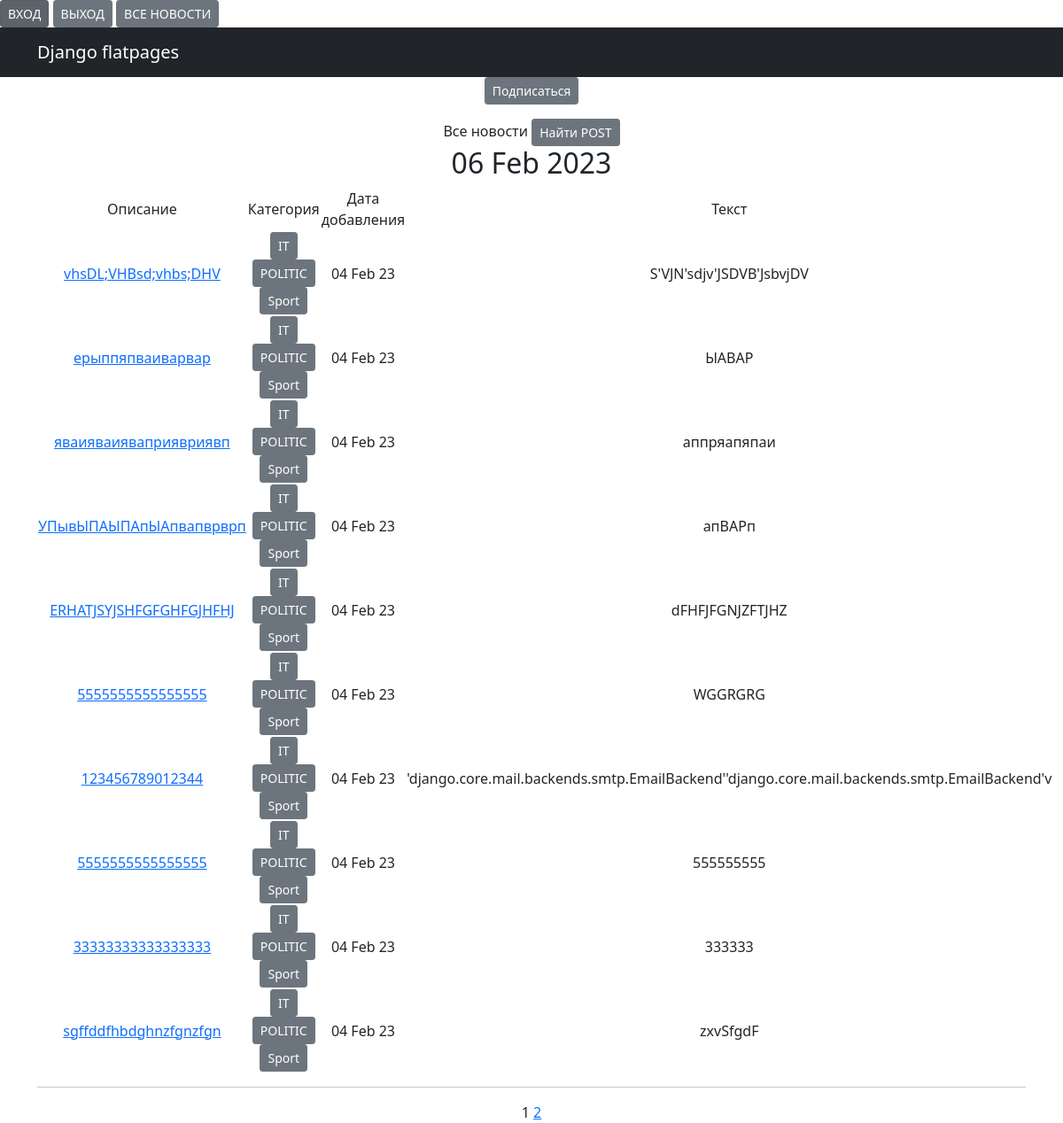
Page /news/categories/2 on the earlier database version.
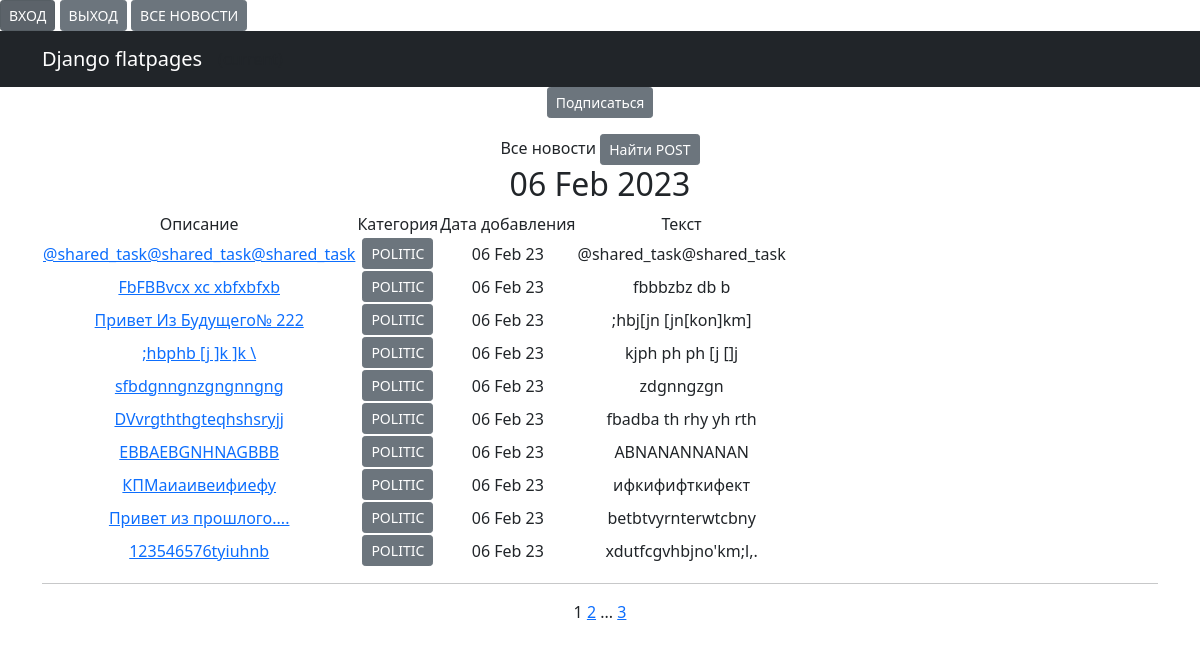
Same page on the later database version.
### news/models.py (models this page shows, shortened)
class Post(models.Model):
    author = models.ForeignKey(Author, on_delete=models.CASCADE, verbose_name="Автор")
    NEWS = "NW"
    ARTICLE = "AT"
    CATEGORY_CHOICES = (
        (NEWS, 'НОВОСТЬ'),
        (ARTICLE, 'СТАТЬЯ'),
    )
    categoryType = models.CharField(max_length=2, choices=CATEGORY_CHOICES, default=ARTICLE,
                                    verbose_name="Категория Публикации")
    dataCreation = models.DateTimeField(auto_now_add=True, verbose_name="Дата публикации")
    category = models.ManyToManyField(Category, through='PostCategory', verbose_name="Тип Поста")
    title = models.CharField(max_length=128, verbose_name="Заголовок")
    text = models.TextField(verbose_name=' ТЕКСТ')
    rating = models.SmallIntegerField(default=0, verbose_name="Рейтинг")
    def __str__(self):
        return f'{self.category, self.categoryType}'

class Category(models.Model):
    name = models.CharField(max_length=64, unique=True)
    subscribers = models.ManyToManyField(User, related_name='categories')
    def __str__(self):
        return f'{self.name}'

### news/views.py (the view)
# urls.py: path('categories/<int:pk>', CategoryListView.as_view(), name='category_list'),
class CategoryListView(NewsList):
    model = Post
    template_name = 'category_list.html'
    context_object_name = 'category_news_list'
    def get_queryset(self):
        self.category = get_object_or_404(Category, id=self.kwargs['pk'])
        queryset = Post.objects.filter(category=self.category).order_by('-dataCreation')
        return queryset
    def get_context_data(self, **kwargs):
        context = super().get_context_data(**kwargs)
        context['is_not_subscriber'] = self.request.user not in self.category.subscribers.all()
        print(f'{context = }')
        context['categories'] = self.category
        return context

### news/templatetags/custom_filters.py (called while the page is built)
@register.filter()
def censor(value):
    ban_words = ['fuck', 'хер']
    if not isinstance(value, str):
        raise TypeError(f"unresolved type'{type(value)}' expected type 'str")
    for word in value.split():
        if word.lower() in ban_words:
            value = value.replace(word, f'{word[0]}{"*"*(len(word)-1)}')
    return value

### news/templatetags/custom_tags.py (called while the page is built)
@register.simple_tag()
def current_time(format_string='%b %d %Y'):
    return datetime.utcnow().strftime(format_string)

### news/views.py (called while the page is built)
    def get_context_data(self, **kwargs):
        context = super().get_context_data(**kwargs)
        context['time_now'] = datetime.utcnow()
        context['next_sale'] = None
        return context

### news/templates/category_list.html (shortened to what this page needs)
{% extends 'flatpages/default.html' %}
{% load custom_filters %}
{% load custom_tags %}
{% block content %}
{% if is_not_subscriber %}
        <p class="text-center"><a href="{% url 'subscribe' categories.id %}"class="btn btn-secondary btn-sm">Подписаться</a></p><a
    {% endif %}
<h1>Все новости</h1>
    {% if category_news_list %}
            <a href="{% url 'search' %}"class="btn btn-secondary btn-sm">Найти POST</a>
        <h2>{% current_time '%d %b %Y' %}</h2>
<table>
    <tr>
        <td>Описание</td>
        <td> Категория</td>
        <td>Дата добавления</td>
        <td>Текст</td>
    <tr>
        {% for new in category_news_list %}
    <tr>
        <td>
            <a href="{% url 'new' new.id %}">{{ new.title|censor }}</a>
        </td>
        <td>
            {% for category in new.category.all %}
                <a href="{% url 'category_list' category.id %}" class="btn btn-secondary btn-sm">{{ category }}</a>
            {% endfor %}
        </td>
        <td>{{ new.dataCreation|date:'d M y ' }}</td>
        <td>{{ new.text|truncatewords:20|censor}}</td>
        <td>
        </td>
        {% endfor %}
</table>
<hr>
    {% else %}
    <h2>Новостей нет!</h2>
    {% endif %}
{{ page_obj.number }}
{% if page_obj.has_next %}
<a href="?page={{ page_obj.next_page_number }}">{{ page_obj.next_page_number }}</a>
{% if paginator.num_pages != page_obj.next_page_number %}
...
<a href="?page={{ page_obj.paginator.num_pages }}">{{ page_obj.paginator.num_pages }}</a>
{% endif %}
{% endif %}
{% endblock content %}

Differences in the rows shown:
removed Post: title|censor "vhsDL;VHBsd;vhbs;DHV", dataCreation "04 Feb 23", text|censor "S'VJN'sdjv'JSDVB'JsbvjDV", Category (name "POLITIC")
no longer on this page (row unchanged): Category: name "IT"
no longer on this page (row unchanged): Category: name "Sport"
removed Post: title|censor "ерыппяпваиварвар", dataCreation "04 Feb 23", text|censor "ЫАВАР", Category (name "POLITIC")
removed Post: title|censor "яваияваияваприявриявп", dataCreation "04 Feb 23", text|censor "аппряапяпаи", Category (name "POLITIC")
no longer on this page (row unchanged): Post: title|censor "УПывЫПАЫПАпЫАпвапврврп", dataCreation "04 Feb 23", text|censor "апВАРп", Category (name "POLITIC")
no longer on this page (row unchanged): Post: title|censor "ERHATJSYJSHFGFGHFGJHFHJ", dataCreation "04 Feb 23", text|censor "dFHFJFGNJZFTJHZ", Category (name "POLITIC")
no longer on this page (row unchanged): Post: title|censor "5555555555555555", dataCreation "04 Feb 23", text|censor "WGGRGRG", Category (name "POLITIC")
no longer on this page (row unchanged): Post: title|censor "123456789012344", dataCreation "04 Feb 23", text|censor "'django.core.mail.backends.smtp.EmailBackend''django.core.mail.backends.smtp.EmailBackend'v", Category (name "POLITIC")
no longer on this page (row unchanged): Post: title|censor "5555555555555555", dataCreation "04 Feb 23", text|censor "555555555", Category (name "POLITIC")
no longer on this page (row unchanged): Post: title|censor "33333333333333333", dataCreation "04 Feb 23", text|censor "333333", Category (name "POLITIC")
no longer on this page (row unchanged): Post: title|censor "sgffddfhbdghnzfgnzfgn", dataCreation "04 Feb 23", text|censor "zxvSfgdF", Category (name "POLITIC")
added Post: title|censor "@shared_task@shared_task@shared_task", dataCreation "06 Feb 23", text|censor "@shared_task@shared_task", Category (name "POLITIC")
added Post: title|censor "FbFBBvcx xc xbfxbfxb", dataCreation "06 Feb 23", text|censor "fbbbzbz db b", Category (name "POLITIC")
added Post: title|censor "Привет Из Будущего№ 222", dataCreation "06 Feb 23", text|censor ";hbj[jn [jn[kon]km]", Category (name "POLITIC")
added Post: title|censor ";hbphb [j ]k ]k \\", dataCreation "06 Feb 23", text|censor "kjph ph ph [j []j", Category (name "POLITIC")
added Post: title|censor "sfbdgnngnzgngnngng", dataCreation "06 Feb 23", text|censor "zdgnngzgn", Category (name "POLITIC")
added Post: title|censor "DVvrgththgteqhshsryjj", dataCreation "06 Feb 23", text|censor "fbadba th rhy yh rth", Category (name "POLITIC")
added Post: title|censor "EBBAEBGNHNAGBBB", dataCreation "06 Feb 23", text|censor "ABNANANNANAN", Category (name "POLITIC")
added Post: title|censor "КПМаиаивеифиефу", dataCreation "06 Feb 23", text|censor "ифкифифткифект", Category (name "POLITIC")
added Post: title|censor "Привет из прошлого....", dataCreation "06 Feb 23", text|censor "betbtvyrnterwtcbny", Category (name "POLITIC")
added Post: title|censor "123546576tyiuhnb", dataCreation "06 Feb 23", text|censor "xdutfcgvhbjno'km;l,.", Category (name "POLITIC")
Other differences:
{{ page_obj.paginator.num_pages }}: (not shown) → "3"
